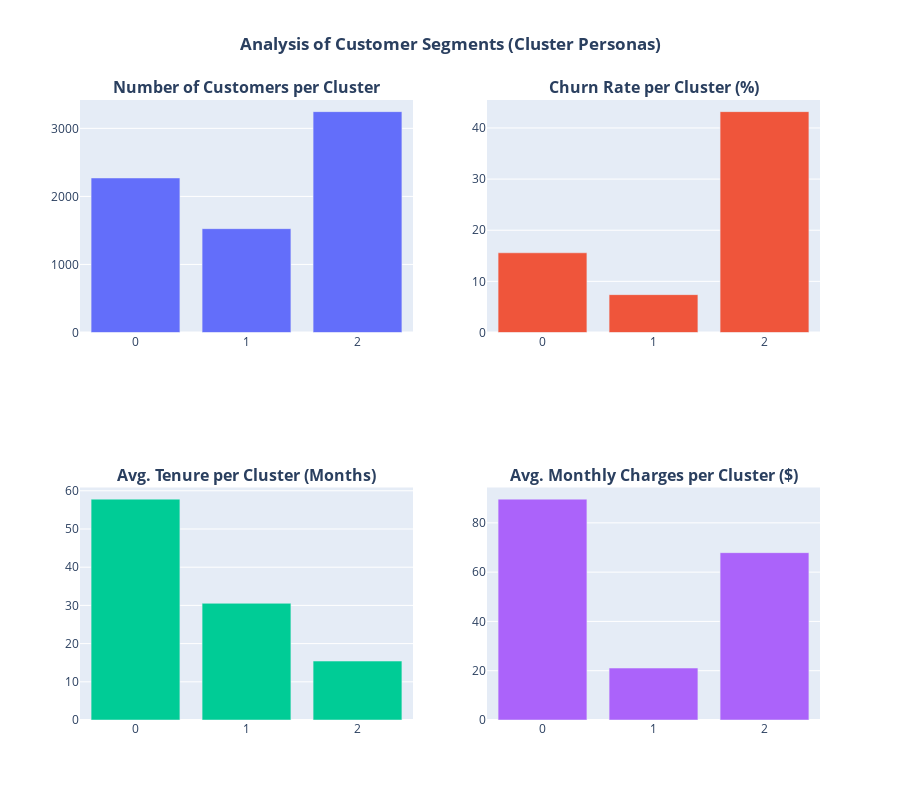

Notebook code cell kept with this figure:
### Code cell
import plotly.graph_objects as go
from plotly.subplots import make_subplots

fig = make_subplots(
    rows=2, cols=2,
    subplot_titles=(
        "<b>Number of Customers per Cluster</b>",
        "<b>Churn Rate per Cluster (%)</b>",
        "<b>Avg. Tenure per Cluster (Months)</b>",
        "<b>Avg. Monthly Charges per Cluster ($)</b>"
    )
)

fig.add_trace(go.Bar(x=cluster_analysis['Cluster'], y=cluster_analysis['ClusterSize'], name='Size'), row=1, col=1)
fig.add_trace(go.Bar(x=cluster_analysis['Cluster'], y=cluster_analysis['ChurnRate (%)'], name='Churn Rate'), row=1, col=2)
fig.add_trace(go.Bar(x=cluster_analysis['Cluster'], y=cluster_analysis['tenure'], name='Tenure'), row=2, col=1)
fig.add_trace(go.Bar(x=cluster_analysis['Cluster'], y=cluster_analysis['MonthlyCharges'], name='Monthly Charges'), row=2, col=2)

fig.update_layout(
    title_text="<b>Analysis of Customer Segments (Cluster Personas)</b>",
    title_x=0.5,
    showlegend=False,
    height=800
)

fig.show()

### Figure 1 — Plotly figure (JSON) as saved in the notebook; plotly's stock layout.template omitted (floating-point values rounded to 4 significant figures)
{"data": [{"name": "Size", "type": "bar", "x": [0, 1, 2], "xaxis": "x", "y": [2271, 1526, 3246], "yaxis": "y"}, {"name": "Churn Rate", "type": "bar", "x": [0, 1, 2], "xaxis": "x2", "y": [15.59, 7.405, 43.19], "yaxis": "y2"}, {"name": "Tenure", "type": "bar", "x": [0, 1, 2], "xaxis": "x3", "y": [57.82, 30.55, 15.43], "yaxis": "y3"}, {"name": "Monthly Charges", "type": "bar", "x": [0, 1, 2], "xaxis": "x4", "y": [89.63, 21.08, 67.9], "yaxis": "y4"}], "layout": {"annotations": [{"font": {"size": 16}, "showarrow": false, "text": "<b>Number of Customers per Cluster</b>", "x": 0.225, "xanchor": "center", "xref": "paper", "y": 1, "yanchor": "bottom", "yref": "paper"}, {"font": {"size": 16}, "showarrow": false, "text": "<b>Churn Rate per Cluster (%)</b>", "x": 0.775, "xanchor": "center", "xref": "paper", "y": 1, "yanchor": "bottom", "yref": "paper"}, {"font": {"size": 16}, "showarrow": false, "text": "<b>Avg. Tenure per Cluster (Months)</b>", "x": 0.225, "xanchor": "center", "xref": "paper", "y": 0.375, "yanchor": "bottom", "yref": "paper"}, {"font": {"size": 16}, "showarrow": false, "text": "<b>Avg. Monthly Charges per Cluster ($)</b>", "x": 0.775, "xanchor": "center", "xref": "paper", "y": 0.375, "yanchor": "bottom", "yref": "paper"}], "height": 800, "showlegend": false, "title": {"text": "<b>Analysis of Customer Segments (Cluster Personas)</b>", "x": 0.5}, "xaxis": {"anchor": "y", "domain": [0, 0.45]}, "xaxis2": {"anchor": "y2", "domain": [0.55, 1]}, "xaxis3": {"anchor": "y3", "domain": [0, 0.45]}, "xaxis4": {"anchor": "y4", "domain": [0.55, 1]}, "yaxis": {"anchor": "x", "domain": [0.625, 1]}, "yaxis2": {"anchor": "x2", "domain": [0.625, 1]}, "yaxis3": {"anchor": "x3", "domain": [0, 0.375]}, "yaxis4": {"anchor": "x4", "domain": [0, 0.375]}}}
